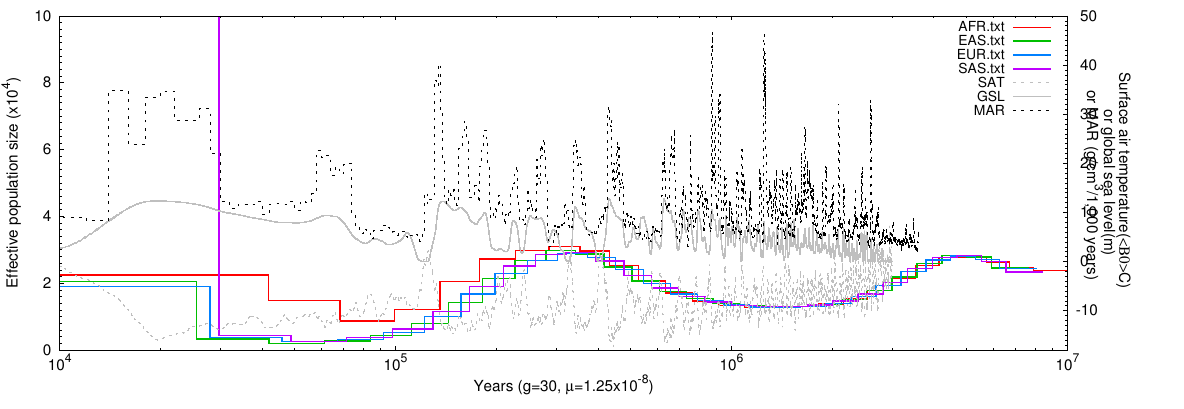

Reproduce this figure in gnuplot.

set size 2.3688, 1.1688;
set xran [10000:10000000];
set log x;
set format x "10^{%L}";
set mxtics 10;
set mytics 10;
unset grid;
set key right top;
set xtics font "Helvetica,22";
set ytics nomirror font "Helvetica,22";
set y2tics nomirror font "Helvetica,22";
set my2tics 10;
set xlab "Years (g=30, {/Symbol m}=1.25x10^{-8})" font "Helvetica,22";
set t po eps enhance so co "Helvetica,20";
set yran [0:10];
set y2tics
set ylab "Effective population size (x10^4)" font "Helvetica,22";
set y2ran [-18:50]
set y2label "Surface air temperature({/Symbol <B0>}C) \n or global sea level(m) \n or MAR (g/cm^3/1,000 years)" font "Helvetica,22" rotate by 270 offset 1,0;
  set style line 1 lt 1 lc rgb  "#FF0000" lw 4;
  set style line 2 lt 1 lc rgb  "#00C000" lw 4;
  set style line 3 lt 1 lc rgb  "#0080FF" lw 4;
  set style line 4 lt 1 lc rgb  "#C000FF" lw 4;
  set style line 5 lt 1 lc rgb  "#00EEEE" lw 4;
  set style line 6 lt 1 lc rgb  "#C04000" lw 4;
  set style line 7 lt 1 lc rgb  "#C8C800" lw 4;
  set style line 8 lt 1 lc rgb  "#FF80FF" lw 4;
  set style line 9 lt 1 lc rgb  "#4E642E" lw 4;
  set style line 10 lt 1 lc rgb "#800000" lw 4;
  set style line 11 lt 1 lc rgb "#67B7F7" lw 4;
  set style line 12 lt 1 lc rgb "#FFC127" lw 4;
  set style line 100 lt 13 lc rgb "grey" lw 4;
  set style line 101 lt 0 lc rgb "grey" lw 4;
  set style line 102 lt 0 lc rgb "black" lw 4;
  set output "01.plot.with.MAR_SAT_SL.pl.eps" ;
  plot "AFR.txt" u 1:2 t "AFR.txt" w st ls 1, "EAS.txt" u 1:2 t "EAS.txt" w st ls 2, "EUR.txt" u 1:2 t "EUR.txt" w st ls 3, "SAS.txt" u 1:2 t "SAS.txt" w st ls 4, "bintanja2008.txt.nohead.tab.SurfaceTemp.txt" u 1:2 t "SAT" w st ls 101 axes x1y2,"bintanja2008.txt.nohead.tab.SeaLevl.txt" u 1:2 t "GSL" w st ls 100 axes x1y2,"2005_mar.txt" u 1:2 t "MAR" w st ls 102 axes x1y2;